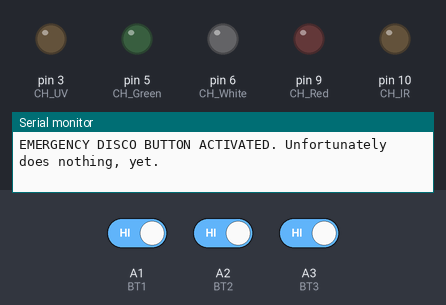
Bench run of a sketch on a simulated Arduino Uno, built with avr-gcc and run on an emulated ATmega328P. Shown: output pins drawn as LEDs (lit = HIGH), the last lines printed to the serial monitor. Inputs (shaded band) come from the test bench; at power-on: A1 (BT1) HIGH, A2 (BT2) HIGH, A3 (BT3) HIGH.

Above: at 1.2 s.
1.3 s: A1 (BT1) driven LOW
3.3 s: A2 (BT2) driven LOW
At 4.2 s:
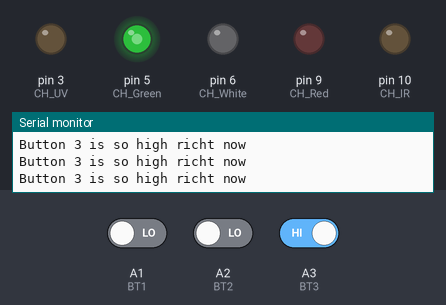
4.8 s: A3 (BT3) driven LOW
At 5.4 s:
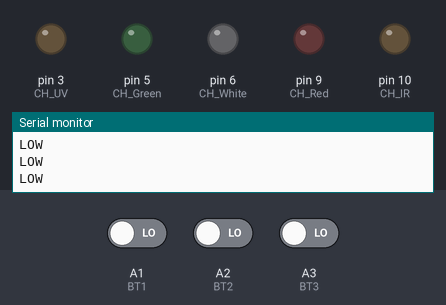
6.7 s: A1 (BT1) driven HIGH
At 7.6 s:
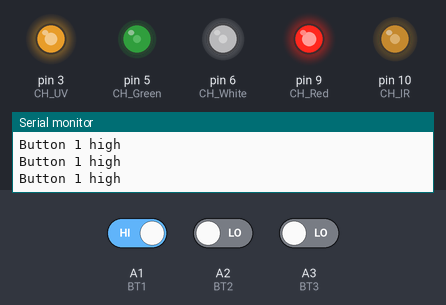
8.2 s: A2 (BT2) driven HIGH
At 8.9 s:
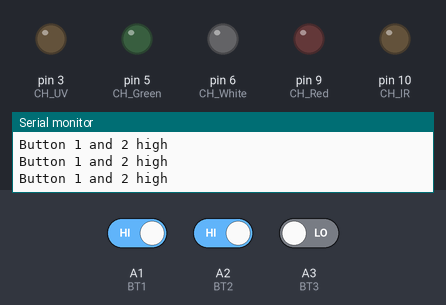
10.1 s: A3 (BT3) driven HIGH
Timing chart, 0 to 13.1 s (numbered marks = the images above; inputs shaded):
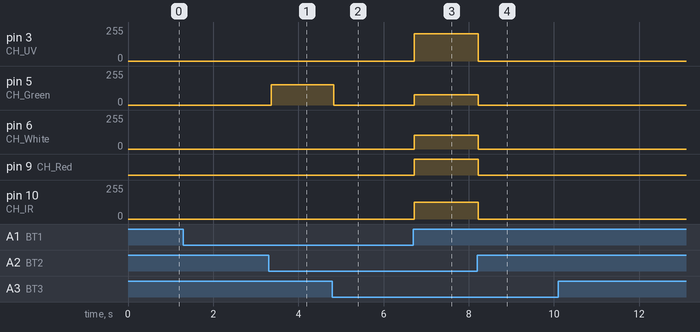

Measured:
- after the input at 3.3 s, pin 5 (CH_Green): 0/255 → 153/255 after 0.06 s
- after the input at 4.8 s, pin 5 (CH_Green): 153/255 → 0/255 at once
- after the input at 6.7 s, pin 3 (CH_UV): 0/255 → 204/255 at once; pin 5 (CH_Green): 0/255 → 76/255 at once; pin 6 (CH_White): 0/255 → 102/255 at once; pin 9 (CH_Red): LOW → HIGH at once; pin 10 (CH_IR): 0/255 → 127/255 at once
- after the input at 8.2 s, pin 3 (CH_UV): 204/255 → 0/255 at once; pin 5 (CH_Green): 76/255 → 0/255 at once; pin 6 (CH_White): 102/255 → 0/255 at once; pin 9 (CH_Red): HIGH → LOW at once; pin 10 (CH_IR): 127/255 → 0/255 at once

The sketch:

LED_control.ino
```cpp
/* Code for controlling the LEDDriverPCB with an Arduino */

int CH_UV = 3;     // Ultra violet LED connected to digital pin 9
int CH_White = 6; // White LED
int CH_Green = 5; // Green LED
int CH_Red = 9;   // Red LED
int CH_IR = 10;    // Infra red LED

int BT1 = A1; // Button 1
int BT2 = A2;
int BT3 = A3;

int button1 = 0;
int button2 = 0;
int button3 = 0;

float I_UV = 10.0; // percent
float I_White = 10.0;
float I_Green = 10.0;
float I_Red = 10.0;
float I_IR = 10.0;

int state = 2;

void setCustomSpec() {
  I_UV = 0.0; // percent
  I_White = 0.0;
  I_Green = 60.0;
  I_Red = 0.0;
  I_IR = 0.0;
}

void setAM15G() {
  I_UV = 80.0; // percent
  I_White = 40.0;
  I_Green = 30.0;
  I_Red = 100.0;
  I_IR = 50.0; // infrared limit is 50%
}

void setAM0() {
  I_UV = 10.0; // percent
  I_White = 15.0;
  I_Green = 12.0;
  I_Red = 11.0;
  I_IR = 10.0;
}
void setZeroSpec() {
  I_UV = 0.0; // percent
  I_White = 0.0;
  I_Green = 0.0;
  I_Red = 0.0;
  I_IR = 0.0;
}

float getPWMfromPercent(float percent) {
  return 255*percent/100;
}

void setup() {
  Serial.begin(9600);
  pinMode(BT1, INPUT);
  pinMode(BT2, INPUT);
  pinMode(BT3, INPUT);
}

void loop() {
  button1 = digitalRead(BT1);
  button2 = digitalRead(BT2);
  button3 = digitalRead(BT3);

  //the big if-machine
  if(button1 == LOW && button2 == LOW && button3 == LOW) {
    Serial.write("LOW\n");
    state = 0;
  }
  else if(button1 == HIGH && button2 == LOW && button3 == LOW) {
    Serial.write("Button 1 high\n");
    state = 1; //AM15
  }
  else if(button1 == LOW && button2 == HIGH && button3 == LOW) {
    Serial.write("Button 2 high\n");
    //state = 2; //AM0
    state = 0;
  }
    else if(button1 == LOW && button2 == LOW && button3 == HIGH) {
    Serial.write("Button 3 is so high richt now\n");
    state = 3; //custom
  }
  else if(button1 == HIGH && button2 == HIGH && button3 == LOW) {
    Serial.write("Button 1 and 2 high\n");
    state = 0;
  }
  else if(button1 == HIGH && button2 == LOW && button3 == HIGH) {
    Serial.write("Button 1 and 3 high\n");
    state = 0;
  }
  else if(button1 == LOW && button2 == HIGH && button3 == HIGH) {
    Serial.write("Button 2 and 3 are surfing on some damn fine clouds\n");
    state = 0;
  }
  else if(button1 == HIGH && button2 == HIGH && button3 == HIGH) {
    Serial.write("EMERGENCY DISCO BUTTON ACTIVATED. Unfortunately does nothing, yet.\n");
    state = 0;
  }

  switch(state) {
    case 0:
      setZeroSpec();
      break;
    case 1:
      setAM15G();
      break;
    case 2:
      setAM0();
      break;
    case 3:
      setCustomSpec();
      break;
  }

  analogWrite(CH_UV, getPWMfromPercent(I_UV));
  analogWrite(CH_White, getPWMfromPercent(I_White));
  analogWrite(CH_Green, getPWMfromPercent(I_Green));
  analogWrite(CH_Red, getPWMfromPercent(I_Red));
  analogWrite(CH_IR, getPWMfromPercent(I_IR));

  delay(1);
  //for(;;){} // 1ms delay for stability
}
```
